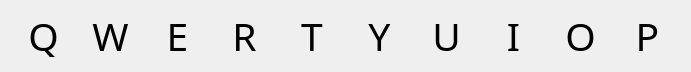
  <widget class="QWidget" name="layoutWidget_2">
   <property name="geometry">
    <rect>
     <x>10</x>
     <y>140</y>
     <width>691</width>
     <height>52</height>
    </rect>
   </property>
   <layout class="QGridLayout" name="gridLayout_2" columnstretch="0,0,0,0,0,0,0,0,0,0">
    <property name="sizeConstraint">
     <enum>QLayout::SetMinimumSize</enum>
    </property>
    <property name="horizontalSpacing">
     <number>2</number>
    </property>
    <property name="verticalSpacing">
     <number>5</number>
    </property>
    <item row="0" column="9" alignment="Qt::AlignHCenter">
     <widget class="NumpadButton" name="K_p">
      <property name="sizePolicy">
       <sizepolicy hsizetype="Expanding" vsizetype="Expanding">
        <horstretch>0</horstretch>
        <verstretch>0</verstretch>
       </sizepolicy>
      </property>
      <property name="minimumSize">
       <size>
        <width>64</width>
        <height>50</height>
       </size>
      </property>
      <property name="maximumSize">
       <size>
        <width>16777215</width>
        <height>50</height>
       </size>
      </property>
      <property name="font">
       <font>
        <family>Modern</family>
        <pointsize>29</pointsize>
        <weight>50</weight>
        <italic>false</italic>
        <bold>false</bold>
        <underline>false</underline>
        <strikeout>false</strikeout>
        <stylestrategy>PreferDefault</stylestrategy>
       </font>
      </property>
      <property name="tabletTracking">
       <bool>false</bool>
      </property>
      <property name="layoutDirection">
       <enum>Qt::RightToLeft</enum>
      </property>
      <property name="text">
       <string>P</string>
      </property>
      <property name="flat">
       <bool>true</bool>
      </property>
      <property name="position" stdset="0">
       <string>left</string>
      </property>
     </widget>
    </item>
    <item row="0" column="7" alignment="Qt::AlignHCenter">
     <widget class="NumpadButton" name="K_i">
      <property name="sizePolicy">
       <sizepolicy hsizetype="Expanding" vsizetype="Expanding">
        <horstretch>0</horstretch>
        <verstretch>0</verstretch>
       </sizepolicy>
      </property>
      <property name="minimumSize">
       <size>
        <width>64</width>
        <height>50</height>
       </size>
      </property>
      <property name="maximumSize">
       <size>
        <width>16777215</width>
        <height>50</height>
       </size>
      </property>
      <property name="font">
       <font>
        <family>Modern</family>
        <pointsize>29</pointsize>
        <weight>50</weight>
        <italic>false</italic>
        <bold>false</bold>
        <underline>false</underline>
        <strikeout>false</strikeout>
        <stylestrategy>PreferDefault</stylestrategy>
       </font>
      </property>
      <property name="tabletTracking">
       <bool>false</bool>
      </property>
      <property name="layoutDirection">
       <enum>Qt::RightToLeft</enum>
      </property>
      <property name="text">
       <string>I</string>
      </property>
      <property name="flat">
       <bool>true</bool>
      </property>
      <property name="position" stdset="0">
       <string>left</string>
      </property>
     </widget>
    </item>
    <item row="0" column="5" alignment="Qt::AlignHCenter">
     <widget class="NumpadButton" name="K_y">
      <property name="sizePolicy">
       <sizepolicy hsizetype="Expanding" vsizetype="Expanding">
        <horstretch>0</horstretch>
        <verstretch>0</verstretch>
       </sizepolicy>
      </property>
      <property name="minimumSize">
       <size>
        <width>64</width>
        <height>50</height>
       </size>
      </property>
      <property name="maximumSize">
       <size>
        <width>16777215</width>
        <height>50</height>
       </size>
      </property>
      <property name="font">
       <font>
        <family>Modern</family>
        <pointsize>29</pointsize>
        <weight>50</weight>
        <italic>false</italic>
        <bold>false</bold>
        <underline>false</underline>
        <strikeout>false</strikeout>
        <stylestrategy>PreferDefault</stylestrategy>
       </font>
      </property>
      <property name="tabletTracking">
       <bool>false</bool>
      </property>
      <property name="layoutDirection">
       <enum>Qt::RightToLeft</enum>
      </property>
      <property name="text">
       <string>Y</string>
      </property>
      <property name="flat">
       <bool>true</bool>
      </property>
      <property name="position" stdset="0">
       <string>left</string>
      </property>
     </widget>
    </item>
    <item row="0" column="4" alignment="Qt::AlignHCenter">
     <widget class="NumpadButton" name="K_t">
      <property name="sizePolicy">
       <sizepolicy hsizetype="Expanding" vsizetype="Expanding">
        <horstretch>0</horstretch>
        <verstretch>0</verstretch>
       </sizepolicy>
      </property>
      <property name="minimumSize">
       <size>
        <width>64</width>
        <height>50</height>
       </size>
      </property>
      <property name="maximumSize">
       <size>
        <width>16777215</width>
        <height>50</height>
       </size>
      </property>
      <property name="font">
       <font>
        <family>Modern</family>
        <pointsize>29</pointsize>
        <weight>50</weight>
        <italic>false</italic>
        <bold>false</bold>
        <underline>false</underline>
        <strikeout>false</strikeout>
        <stylestrategy>PreferDefault</stylestrategy>
       </font>
      </property>
      <property name="tabletTracking">
       <bool>false</bool>
      </property>
      <property name="layoutDirection">
       <enum>Qt::RightToLeft</enum>
      </property>
      <property name="text">
       <string>T</string>
      </property>
      <property name="flat">
       <bool>true</bool>
      </property>
      <property name="position" stdset="0">
       <string>left</string>
      </property>
     </widget>
    </item>
    <item row="0" column="3" alignment="Qt::AlignHCenter">
     <widget class="NumpadButton" name="K_r">
      <property name="sizePolicy">
       <sizepolicy hsizetype="Expanding" vsizetype="Expanding">
        <horstretch>0</horstretch>
        <verstretch>0</verstretch>
       </sizepolicy>
      </property>
      <property name="minimumSize">
       <size>
        <width>64</width>
        <height>50</height>
       </size>
      </property>
      <property name="maximumSize">
       <size>
        <width>16777215</width>
        <height>50</height>
       </size>
      </property>
      <property name="font">
       <font>
        <family>Modern</family>
        <pointsize>29</pointsize>
        <weight>50</weight>
        <italic>false</italic>
        <bold>false</bold>
        <underline>false</underline>
        <strikeout>false</strikeout>
        <stylestrategy>PreferDefault</stylestrategy>
       </font>
      </property>
      <property name="tabletTracking">
       <bool>false</bool>
      </property>
      <property name="layoutDirection">
       <enum>Qt::RightToLeft</enum>
      </property>
      <property name="text">
       <string>R</string>
      </property>
      <property name="flat">
       <bool>true</bool>
      </property>
      <property name="position" stdset="0">
       <string>left</string>
      </property>
     </widget>
    </item>
    <item row="0" column="8" alignment="Qt::AlignHCenter">
     <widget class="NumpadButton" name="K_o">
      <property name="sizePolicy">
       <sizepolicy hsizetype="Expanding" vsizetype="Expanding">
        <horstretch>0</horstretch>
        <verstretch>0</verstretch>
       </sizepolicy>
      </property>
      <property name="minimumSize">
       <size>
        <width>64</width>
        <height>50</height>
       </size>
      </property>
      <property name="maximumSize">
       <size>
        <width>16777215</width>
        <height>50</height>
       </size>
      </property>
      <property name="font">
       <font>
        <family>Modern</family>
        <pointsize>29</pointsize>
        <weight>50</weight>
        <italic>false</italic>
        <bold>false</bold>
        <underline>false</underline>
        <strikeout>false</strikeout>
        <stylestrategy>PreferDefault</stylestrategy>
       </font>
      </property>
      <property name="tabletTracking">
       <bool>false</bool>
      </property>
      <property name="layoutDirection">
       <enum>Qt::RightToLeft</enum>
      </property>
      <property name="text">
       <string>O</string>
      </property>
      <property name="flat">
       <bool>true</bool>
      </property>
      <property name="position" stdset="0">
       <string>left</string>
      </property>
     </widget>
    </item>
    <item row="0" column="6" alignment="Qt::AlignHCenter">
     <widget class="NumpadButton" name="K_u">
      <property name="sizePolicy">
       <sizepolicy hsizetype="Expanding" vsizetype="Expanding">
        <horstretch>0</horstretch>
        <verstretch>0</verstretch>
       </sizepolicy>
      </property>
      <property name="minimumSize">
       <size>
        <width>64</width>
        <height>50</height>
       </size>
      </property>
      <property name="maximumSize">
       <size>
        <width>16777215</width>
        <height>50</height>
       </size>
      </property>
      <property name="font">
       <font>
        <family>Modern</family>
        <pointsize>29</pointsize>
        <weight>50</weight>
        <italic>false</italic>
        <bold>false</bold>
        <underline>false</underline>
        <strikeout>false</strikeout>
        <stylestrategy>PreferDefault</stylestrategy>
       </font>
      </property>
      <property name="tabletTracking">
       <bool>false</bool>
      </property>
      <property name="layoutDirection">
       <enum>Qt::RightToLeft</enum>
      </property>
      <property name="text">
       <string>U</string>
      </property>
      <property name="flat">
       <bool>true</bool>
      </property>
      <property name="position" stdset="0">
       <string>left</string>
      </property>
     </widget>
    </item>
    <item row="0" column="1" alignment="Qt::AlignHCenter|Qt::AlignVCenter">
     <widget class="NumpadButton" name="K_w">
      <property name="sizePolicy">
       <sizepolicy hsizetype="Expanding" vsizetype="Expanding">
        <horstretch>0</horstretch>
        <verstretch>0</verstretch>
       </sizepolicy>
      </property>
      <property name="minimumSize">
       <size>
        <width>64</width>
        <height>50</height>
       </size>
      </property>
      <property name="maximumSize">
       <size>
        <width>16777215</width>
        <height>50</height>
       </size>
      </property>
      <property name="font">
       <font>
        <family>Modern</family>
        <pointsize>29</pointsize>
        <weight>50</weight>
        <italic>false</italic>
        <bold>false</bold>
        <underline>false</underline>
        <strikeout>false</strikeout>
        <stylestrategy>PreferDefault</stylestrategy>
       </font>
      </property>
      <property name="tabletTracking">
       <bool>false</bool>
      </property>
      <property name="layoutDirection">
       <enum>Qt::RightToLeft</enum>
      </property>
      <property name="text">
       <string>W</string>
      </property>
      <property name="flat">
       <bool>true</bool>
      </property>
      <property name="position" stdset="0">
       <string>left</string>
      </property>
     </widget>
    </item>
    <item row="0" column="2" alignment="Qt::AlignHCenter">
     <widget class="NumpadButton" name="K_e">
      <property name="sizePolicy">
       <sizepolicy hsizetype="Expanding" vsizetype="Expanding">
        <horstretch>0</horstretch>
        <verstretch>0</verstretch>
       </sizepolicy>
      </property>
      <property name="minimumSize">
       <size>
        <width>64</width>
        <height>50</height>
       </size>
      </property>
      <property name="maximumSize">
       <size>
        <width>16777215</width>
        <height>50</height>
       </size>
      </property>
      <property name="font">
       <font>
        <family>Modern</family>
        <pointsize>29</pointsize>
        <weight>50</weight>
        <italic>false</italic>
        <bold>false</bold>
        <underline>false</underline>
        <strikeout>false</strikeout>
        <stylestrategy>PreferDefault</stylestrategy>
       </font>
      </property>
      <property name="tabletTracking">
       <bool>false</bool>
      </property>
      <property name="layoutDirection">
       <enum>Qt::RightToLeft</enum>
      </property>
      <property name="text">
       <string>E</string>
      </property>
      <property name="flat">
       <bool>true</bool>
      </property>
      <property name="position" stdset="0">
       <string>left</string>
      </property>
     </widget>
    </item>
    <item row="0" column="0" alignment="Qt::AlignHCenter|Qt::AlignVCenter">
     <widget class="NumpadButton" name="K_q">
      <property name="sizePolicy">
       <sizepolicy hsizetype="Expanding" vsizetype="Expanding">
        <horstretch>0</horstretch>
        <verstretch>0</verstretch>
       </sizepolicy>
      </property>
      <property name="minimumSize">
       <size>
        <width>64</width>
        <height>50</height>
       </size>
      </property>
      <property name="maximumSize">
       <size>
        <width>16777215</width>
        <height>50</height>
       </size>
      </property>
      <property name="font">
       <font>
        <family>Modern</family>
        <pointsize>29</pointsize>
        <weight>50</weight>
        <italic>false</italic>
        <bold>false</bold>
        <underline>false</underline>
        <strikeout>false</strikeout>
        <stylestrategy>PreferDefault</stylestrategy>
       </font>
      </property>
      <property name="tabletTracking">
       <bool>false</bool>
      </property>
      <property name="layoutDirection">
       <enum>Qt::RightToLeft</enum>
      </property>
      <property name="text">
       <string>Q</string>
      </property>
      <property name="flat">
       <bool>true</bool>
      </property>
      <property name="position" stdset="0">
       <string>left</string>
      </property>
     </widget>
    </item>
   </layout>
  </widget>
